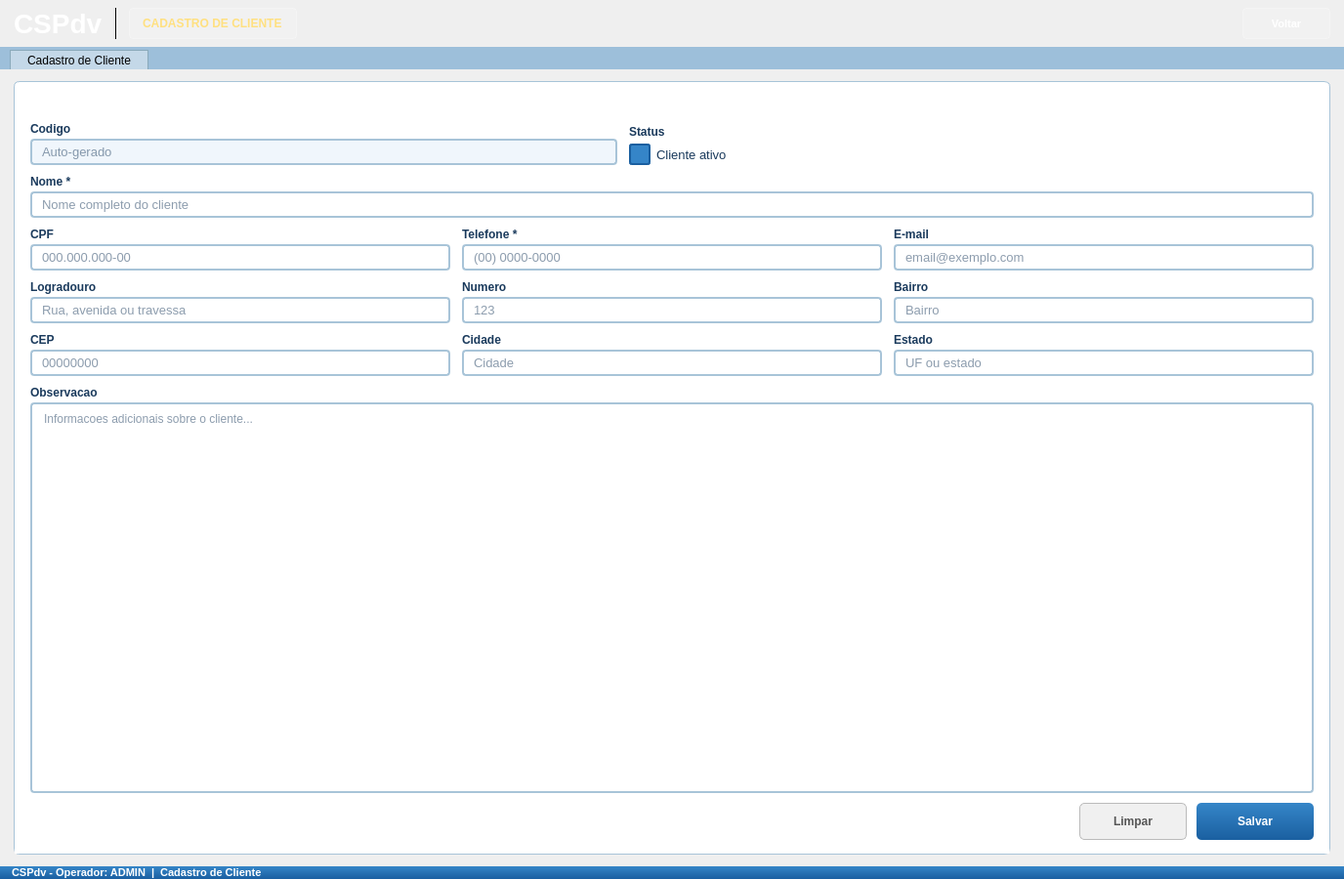
<?xml version="1.0" encoding="UTF-8"?>
<ui version="4.0">
 <class>CadastroCliente</class>
 <widget class="QWidget" name="CadastroCliente">
  <property name="geometry">
   <rect>
    <x>0</x>
    <y>0</y>
    <width>1376</width>
    <height>900</height>
   </rect>
  </property>
  <property name="windowTitle">
   <string>CSPdv - Cadastro de Cliente</string>
  </property>
  <property name="styleSheet">
   <string notr="true">QWidget { font-family: Arial; }</string>
  </property>
  <layout class="QVBoxLayout" name="mainVLayout">
   <property name="spacing">
    <number>0</number>
   </property>
   <property name="leftMargin">
    <number>0</number>
   </property>
   <property name="topMargin">
    <number>0</number>
   </property>
   <property name="rightMargin">
    <number>0</number>
   </property>
   <property name="bottomMargin">
    <number>0</number>
   </property>
   <item>
    <widget class="QFrame" name="frameHeader">
     <property name="styleSheet">
      <string notr="true">
       QFrame#frameHeader {
        background: qlineargradient(x1:0, y1:0, x2:0, y2:1,
         stop:0 #3585c8, stop:1 #1a5fa0);
       }
      </string>
     </property>
     <layout class="QHBoxLayout" name="headerHLayout">
      <property name="spacing">
       <number>12</number>
      </property>
      <property name="leftMargin">
       <number>14</number>
      </property>
      <property name="topMargin">
       <number>8</number>
      </property>
      <property name="rightMargin">
       <number>14</number>
      </property>
      <property name="bottomMargin">
       <number>8</number>
      </property>
      <item>
       <widget class="QLabel" name="lblLogo">
        <property name="styleSheet">
         <string notr="true">color: white; font-size: 28px; font-weight: bold;</string>
        </property>
        <property name="text">
           <string>CSPdv</string>
        </property>
       </widget>
      </item>
      <item>
       <widget class="QFrame" name="frameSepHeader">
        <property name="styleSheet">
         <string notr="true">background-color: rgba(255,255,255,80);</string>
        </property>
        <property name="frameShape">
         <enum>QFrame::VLine</enum>
        </property>
       </widget>
      </item>
      <item>
       <widget class="QLabel" name="lblBadge">
        <property name="styleSheet">
         <string notr="true">
          QLabel {
           background-color: rgba(255,255,255,30);
           color: #ffe080;
           font-size: 12px;
           font-weight: bold;
           border: 1px solid rgba(255,255,255,60);
           border-radius: 4px;
           padding: 3px 10px;
          }
         </string>
        </property>
        <property name="text">
         <string>CADASTRO DE CLIENTE</string>
        </property>
       </widget>
      </item>
      <item>
       <spacer name="headerSpacer">
        <property name="orientation">
         <enum>Qt::Horizontal</enum>
        </property>
        <property name="sizeHint" stdset="0">
         <size>
          <width>40</width>
          <height>10</height>
         </size>
        </property>
       </spacer>
      </item>
      <item>
       <widget class="QPushButton" name="btnVoltar">
        <property name="minimumSize">
         <size>
          <width>90</width>
          <height>32</height>
         </size>
        </property>
        <property name="styleSheet">
         <string notr="true">
          QPushButton {
           background-color: rgba(255,255,255,25);
           color: white;
           font-size: 11px;
           font-weight: bold;
           border: 1px solid rgba(255,255,255,60);
           border-radius: 4px;
           padding: 4px 12px;
          }
          QPushButton:hover  { background-color: rgba(255,255,255,40); }
          QPushButton:pressed{ background-color: rgba(255,255,255,15); }
         </string>
        </property>
        <property name="text">
         <string>Voltar</string>
        </property>
       </widget>
      </item>
     </layout>
    </widget>
   </item>
   <item>
    <widget class="QFrame" name="frameTabBar">
     <property name="styleSheet">
      <string notr="true">QFrame#frameTabBar { background-color: #9dbfda; }</string>
     </property>
     <layout class="QHBoxLayout" name="tabHLayout">
      <property name="leftMargin">
       <number>10</number>
      </property>
      <property name="topMargin">
       <number>3</number>
      </property>
      <property name="rightMargin">
       <number>0</number>
      </property>
      <property name="bottomMargin">
       <number>0</number>
      </property>
      <item>
       <widget class="QLabel" name="lblTabCadCliente">
        <property name="styleSheet">
         <string notr="true">
          QLabel {
           background-color: #c4d8e8;
           border: 1px solid #8aaabb;
           border-bottom: none;
           padding: 1px 14px;
           font-size: 12px;
          }
         </string>
        </property>
        <property name="text">
         <string>Cadastro de Cliente</string>
        </property>
       </widget>
      </item>
      <item>
       <spacer name="horizontalSpacer">
        <property name="orientation">
         <enum>Qt::Horizontal</enum>
        </property>
        <property name="sizeHint" stdset="0">
         <size>
          <width>40</width>
          <height>20</height>
         </size>
        </property>
       </spacer>
      </item>
     </layout>
    </widget>
   </item>
   <item>
    <layout class="QHBoxLayout" name="conteudoHLayout">
     <property name="spacing">
      <number>12</number>
     </property>
     <property name="leftMargin">
      <number>14</number>
     </property>
     <property name="topMargin">
      <number>12</number>
     </property>
     <property name="rightMargin">
      <number>14</number>
     </property>
     <property name="bottomMargin">
      <number>12</number>
     </property>
     <item>
      <widget class="QFrame" name="frameFormulario">
       <property name="styleSheet">
        <string notr="true">
          QFrame#frameFormulario {
           background-color: #ffffff;
           border: 1px solid #a8c4d8;
           border-radius: 6px;
          }
         </string>
       </property>
       <layout class="QVBoxLayout" name="formularioVLayout">
        <property name="spacing">
         <number>0</number>
        </property>
        <property name="leftMargin">
         <number>0</number>
        </property>
        <property name="topMargin">
         <number>0</number>
        </property>
        <property name="rightMargin">
         <number>0</number>
        </property>
        <property name="bottomMargin">
         <number>0</number>
        </property>
        <item>
         <widget class="QLabel" name="lblFormTitle">
          <property name="styleSheet">
           <string notr="true">
             QLabel {
              background: qlineargradient(x1:0, y1:0, x2:0, y2:1,
               stop:0 #3585c8, stop:1 #1a5fa0);
              color: white;
              font-size: 13px;
              font-weight: bold;
              padding: 6px 14px;
              border-top-left-radius: 6px;
              border-top-right-radius: 6px;
             }
            </string>
          </property>
          <property name="text">
           <string>Dados do Cliente</string>
          </property>
         </widget>
        </item>
        <item>
         <widget class="QFrame" name="frameCampos">
          <property name="styleSheet">
           <string notr="true">QFrame#frameCampos { background-color: #ffffff; }</string>
          </property>
          <layout class="QVBoxLayout" name="camposVLayout">
           <property name="spacing">
            <number>10</number>
           </property>
           <property name="leftMargin">
            <number>16</number>
           </property>
           <property name="topMargin">
            <number>14</number>
           </property>
           <property name="rightMargin">
            <number>16</number>
           </property>
           <property name="bottomMargin">
            <number>14</number>
           </property>
           <item>
            <layout class="QHBoxLayout" name="row0HLayout">
             <property name="spacing">
              <number>12</number>
             </property>
             <item>
              <layout class="QVBoxLayout" name="colCodigoVLayout">
               <property name="spacing">
                <number>3</number>
               </property>
               <item>
                <widget class="QLabel" name="lblCodigo">
                 <property name="styleSheet">
                  <string notr="true">font-size:12px; font-weight:bold; color:#1a3a5c;</string>
                 </property>
                 <property name="text">
                  <string>Codigo</string>
                 </property>
                </widget>
               </item>
               <item>
                <widget class="QLineEdit" name="lineEditCodigo">
                 <property name="styleSheet">
                  <string notr="true">QLineEdit{background-color:#f0f6fc;border:2px solid #a8c4d8;border-radius:4px;font-size:13px;color:#1a3a5c;padding:3px 8px;}QLineEdit:focus{border-color:#3585c8;background-color:#ffffff;}</string>
                 </property>
                 <property name="readOnly">
                  <bool>true</bool>
                 </property>
                 <property name="placeholderText">
                  <string>Auto-gerado</string>
                 </property>
                </widget>
               </item>
              </layout>
             </item>
             <item>
              <layout class="QVBoxLayout" name="colStatusVLayout">
               <property name="spacing">
                <number>3</number>
               </property>
               <item>
                <widget class="QLabel" name="lblStatus">
                 <property name="styleSheet">
                  <string notr="true">font-size:12px; font-weight:bold; color:#1a3a5c;</string>
                 </property>
                 <property name="text">
                  <string>Status</string>
                 </property>
                </widget>
               </item>
               <item>
                <widget class="QCheckBox" name="checkBoxAtivo">
                 <property name="styleSheet">
                  <string notr="true">QCheckBox{font-size:13px;color:#1a3a5c;spacing:6px;}QCheckBox::indicator{width:18px;height:18px;border:2px solid #a8c4d8;border-radius:3px;background:#ffffff;}QCheckBox::indicator:checked{background-color:#3585c8;border-color:#1a5fa0;}</string>
                 </property>
                 <property name="text">
                  <string>Cliente ativo</string>
                 </property>
                 <property name="checked">
                  <bool>true</bool>
                 </property>
                </widget>
               </item>
              </layout>
             </item>
             <item>
              <spacer name="row0Spacer">
               <property name="orientation">
                <enum>Qt::Horizontal</enum>
               </property>
               <property name="sizeHint" stdset="0">
                <size>
                 <width>40</width>
                 <height>20</height>
                </size>
               </property>
              </spacer>
             </item>
            </layout>
           </item>
           <item>
            <layout class="QVBoxLayout" name="colNomeVLayout">
             <property name="spacing">
              <number>3</number>
             </property>
             <item>
              <widget class="QLabel" name="lblNome">
               <property name="styleSheet">
                <string notr="true">font-size:12px; font-weight:bold; color:#1a3a5c;</string>
               </property>
               <property name="text">
                <string>Nome *</string>
               </property>
              </widget>
             </item>
             <item>
              <widget class="QLineEdit" name="lineEditNome">
               <property name="styleSheet">
                <string notr="true">QLineEdit{background-color:#ffffff;border:2px solid #a8c4d8;border-radius:4px;font-size:13px;color:#1a3a5c;padding:3px 8px;}QLineEdit:focus{border-color:#3585c8;}</string>
               </property>
               <property name="placeholderText">
                <string>Nome completo do cliente</string>
               </property>
              </widget>
             </item>
            </layout>
           </item>
           <item>
            <layout class="QHBoxLayout" name="row2HLayout">
             <property name="spacing">
              <number>12</number>
             </property>
             <item>
              <layout class="QVBoxLayout" name="colCpfVLayout">
               <property name="spacing">
                <number>3</number>
               </property>
               <item>
                <widget class="QLabel" name="lblCpf">
                 <property name="styleSheet">
                  <string notr="true">font-size:12px; font-weight:bold; color:#1a3a5c;</string>
                 </property>
                 <property name="text">
                  <string>CPF</string>
                 </property>
                </widget>
               </item>
               <item>
                <widget class="QLineEdit" name="lineEditCpf">
                 <property name="styleSheet">
                  <string notr="true">QLineEdit{background-color:#ffffff;border:2px solid #a8c4d8;border-radius:4px;font-size:13px;color:#1a3a5c;padding:3px 8px;}QLineEdit:focus{border-color:#3585c8;}</string>
                 </property>
                 <property name="placeholderText">
                  <string>000.000.000-00</string>
                 </property>
                </widget>
               </item>
              </layout>
             </item>
             <item>
              <layout class="QVBoxLayout" name="colTelefoneVLayout">
               <property name="spacing">
                <number>3</number>
               </property>
               <item>
                <widget class="QLabel" name="lblTelefone">
                 <property name="styleSheet">
                  <string notr="true">font-size:12px; font-weight:bold; color:#1a3a5c;</string>
                 </property>
                 <property name="text">
                  <string>Telefone *</string>
                 </property>
                </widget>
               </item>
               <item>
                <widget class="QLineEdit" name="lineEditTelefone">
                 <property name="styleSheet">
                  <string notr="true">QLineEdit{background-color:#ffffff;border:2px solid #a8c4d8;border-radius:4px;font-size:13px;color:#1a3a5c;padding:3px 8px;}QLineEdit:focus{border-color:#3585c8;}</string>
                 </property>
                 <property name="placeholderText">
                  <string>(00) 0000-0000</string>
                 </property>
                </widget>
               </item>
              </layout>
             </item>
             <item>
              <layout class="QVBoxLayout" name="colEmailVLayout">
               <property name="spacing">
                <number>3</number>
               </property>
               <item>
                <widget class="QLabel" name="lblEmail">
                 <property name="styleSheet">
                  <string notr="true">font-size:12px; font-weight:bold; color:#1a3a5c;</string>
                 </property>
                 <property name="text">
                  <string>E-mail</string>
                 </property>
                </widget>
               </item>
               <item>
                <widget class="QLineEdit" name="lineEditEmail">
                 <property name="styleSheet">
                  <string notr="true">QLineEdit{background-color:#ffffff;border:2px solid #a8c4d8;border-radius:4px;font-size:13px;color:#1a3a5c;padding:3px 8px;}QLineEdit:focus{border-color:#3585c8;}</string>
                 </property>
                 <property name="placeholderText">
                  <string>email@exemplo.com</string>
                 </property>
                </widget>
               </item>
              </layout>
             </item>
            </layout>
           </item>
           <item>
            <layout class="QHBoxLayout" name="row3HLayout">
             <property name="spacing">
              <number>12</number>
             </property>
             <item>
              <layout class="QVBoxLayout" name="colLogradouroVLayout">
               <property name="spacing">
                <number>3</number>
               </property>
               <item>
                <widget class="QLabel" name="lblLogradouro">
                 <property name="styleSheet">
                  <string notr="true">font-size:12px; font-weight:bold; color:#1a3a5c;</string>
                 </property>
                 <property name="text">
                  <string>Logradouro</string>
                 </property>
                </widget>
               </item>
               <item>
                <widget class="QLineEdit" name="lineEditLogradouro">
                 <property name="styleSheet">
                  <string notr="true">QLineEdit{background-color:#ffffff;border:2px solid #a8c4d8;border-radius:4px;font-size:13px;color:#1a3a5c;padding:3px 8px;}QLineEdit:focus{border-color:#3585c8;}</string>
                 </property>
                 <property name="placeholderText">
                  <string>Rua, avenida ou travessa</string>
                 </property>
                </widget>
               </item>
              </layout>
             </item>
             <item>
              <layout class="QVBoxLayout" name="colNumeroVLayout">
               <property name="spacing">
                <number>3</number>
               </property>
               <item>
                <widget class="QLabel" name="lblNumero">
                 <property name="styleSheet">
                  <string notr="true">font-size:12px; font-weight:bold; color:#1a3a5c;</string>
                 </property>
                 <property name="text">
                  <string>Numero</string>
                 </property>
                </widget>
               </item>
               <item>
                <widget class="QLineEdit" name="lineEditNumero">
                 <property name="styleSheet">
                  <string notr="true">QLineEdit{background-color:#ffffff;border:2px solid #a8c4d8;border-radius:4px;font-size:13px;color:#1a3a5c;padding:3px 8px;}QLineEdit:focus{border-color:#3585c8;}</string>
                 </property>
                 <property name="placeholderText">
                  <string>123</string>
                 </property>
                </widget>
               </item>
              </layout>
             </item>
             <item>
              <layout class="QVBoxLayout" name="colBairroVLayout">
               <property name="spacing">
                <number>3</number>
               </property>
               <item>
                <widget class="QLabel" name="lblBairro">
                 <property name="styleSheet">
                  <string notr="true">font-size:12px; font-weight:bold; color:#1a3a5c;</string>
                 </property>
                 <property name="text">
                  <string>Bairro</string>
                 </property>
                </widget>
               </item>
               <item>
                <widget class="QLineEdit" name="lineEditBairro">
                 <property name="styleSheet">
                  <string notr="true">QLineEdit{background-color:#ffffff;border:2px solid #a8c4d8;border-radius:4px;font-size:13px;color:#1a3a5c;padding:3px 8px;}QLineEdit:focus{border-color:#3585c8;}</string>
                 </property>
                 <property name="placeholderText">
                  <string>Bairro</string>
                 </property>
                </widget>
               </item>
              </layout>
             </item>
            </layout>
           </item>
           <item>
            <layout class="QHBoxLayout" name="row4HLayout">
             <property name="spacing">
              <number>12</number>
             </property>
             <item>
              <layout class="QVBoxLayout" name="colCepVLayout">
               <property name="spacing">
                <number>3</number>
               </property>
               <item>
                <widget class="QLabel" name="lblCep">
                 <property name="styleSheet">
                  <string notr="true">font-size:12px; font-weight:bold; color:#1a3a5c;</string>
                 </property>
                 <property name="text">
                  <string>CEP</string>
                 </property>
                </widget>
               </item>
               <item>
                <widget class="QLineEdit" name="lineEditCep">
                 <property name="styleSheet">
                  <string notr="true">QLineEdit{background-color:#ffffff;border:2px solid #a8c4d8;border-radius:4px;font-size:13px;color:#1a3a5c;padding:3px 8px;}QLineEdit:focus{border-color:#3585c8;}</string>
                 </property>
                 <property name="maxLength">
                  <number>8</number>
                 </property>
                 <property name="placeholderText">
                  <string>00000000</string>
                 </property>
                </widget>
               </item>
              </layout>
             </item>
             <item>
              <layout class="QVBoxLayout" name="colCidadeVLayout">
               <property name="spacing">
                <number>3</number>
               </property>
               <item>
                <widget class="QLabel" name="lblCidade">
                 <property name="styleSheet">
                  <string notr="true">font-size:12px; font-weight:bold; color:#1a3a5c;</string>
                 </property>
                 <property name="text">
                  <string>Cidade</string>
                 </property>
                </widget>
               </item>
               <item>
                <widget class="QLineEdit" name="lineEditCidade">
                 <property name="styleSheet">
                  <string notr="true">QLineEdit{background-color:#ffffff;border:2px solid #a8c4d8;border-radius:4px;font-size:13px;color:#1a3a5c;padding:3px 8px;}QLineEdit:focus{border-color:#3585c8;}</string>
                 </property>
                 <property name="placeholderText">
                  <string>Cidade</string>
                 </property>
                </widget>
               </item>
              </layout>
             </item>
             <item>
              <layout class="QVBoxLayout" name="colEstadoVLayout">
               <property name="spacing">
                <number>3</number>
               </property>
               <item>
                <widget class="QLabel" name="lblEstado">
                 <property name="styleSheet">
                  <string notr="true">font-size:12px; font-weight:bold; color:#1a3a5c;</string>
                 </property>
                 <property name="text">
                  <string>Estado</string>
                 </property>
                </widget>
               </item>
               <item>
                <widget class="QLineEdit" name="lineEditEstado">
                 <property name="styleSheet">
                  <string notr="true">QLineEdit{background-color:#ffffff;border:2px solid #a8c4d8;border-radius:4px;font-size:13px;color:#1a3a5c;padding:3px 8px;}QLineEdit:focus{border-color:#3585c8;}</string>
                 </property>
                 <property name="placeholderText">
                  <string>UF ou estado</string>
                 </property>
                </widget>
               </item>
              </layout>
             </item>
            </layout>
           </item>
           <item>
            <layout class="QVBoxLayout" name="colObsVLayout">
             <property name="spacing">
              <number>3</number>
             </property>
             <item>
              <widget class="QLabel" name="lblObservacao">
               <property name="styleSheet">
                <string notr="true">font-size:12px; font-weight:bold; color:#1a3a5c;</string>
               </property>
               <property name="text">
                <string>Observacao</string>
               </property>
              </widget>
             </item>
             <item>
              <widget class="QPlainTextEdit" name="plainTextObservacao">
               <property name="styleSheet">
                <string notr="true">QPlainTextEdit{background-color:#ffffff;border:2px solid #a8c4d8;border-radius:4px;font-size:12px;color:#1a3a5c;padding:4px 8px;}QPlainTextEdit:focus{border-color:#3585c8;}</string>
               </property>
               <property name="placeholderText">
                <string>Informacoes adicionais sobre o cliente...</string>
               </property>
              </widget>
             </item>
            </layout>
           </item>
           <item>
            <layout class="QHBoxLayout" name="botoesHLayout">
             <property name="spacing">
              <number>10</number>
             </property>
             <item>
              <spacer name="btnSpacer">
               <property name="orientation">
                <enum>Qt::Horizontal</enum>
               </property>
               <property name="sizeHint" stdset="0">
                <size>
                 <width>40</width>
                 <height>10</height>
                </size>
               </property>
              </spacer>
             </item>
             <item>
              <widget class="QPushButton" name="btnLimpar">
               <property name="minimumSize">
                <size>
                 <width>110</width>
                 <height>38</height>
                </size>
               </property>
               <property name="styleSheet">
                <string notr="true">QPushButton{background-color:#f0f0f0;color:#555555;font-size:12px;font-weight:bold;border:1px solid #bbbbbb;border-radius:5px;padding:5px 14px;}QPushButton:hover{background-color:#e0e0e0;}QPushButton:pressed{background-color:#cccccc;}</string>
               </property>
               <property name="text">
                <string>Limpar</string>
               </property>
              </widget>
             </item>
             <item>
              <widget class="QPushButton" name="btnSalvar">
               <property name="minimumSize">
                <size>
                 <width>120</width>
                 <height>38</height>
                </size>
               </property>
               <property name="styleSheet">
                <string notr="true">QPushButton{background:qlineargradient(x1:0,y1:0,x2:0,y2:1,stop:0 #3585c8,stop:1 #1a5fa0);color:white;font-size:12px;font-weight:bold;border:none;border-radius:5px;padding:5px 14px;}QPushButton:hover{background:#2a74b8;}QPushButton:pressed{background:#1a5fa0;}</string>
               </property>
               <property name="text">
                <string>Salvar</string>
               </property>
               <property name="shortcut">
                <string>Return</string>
               </property>
              </widget>
             </item>
            </layout>
           </item>
          </layout>
         </widget>
        </item>
       </layout>
      </widget>
     </item>
    </layout>
   </item>
   <item>
    <widget class="QFrame" name="frameStatusBar">
     <property name="styleSheet">
      <string notr="true">QFrame#frameStatusBar {background: qlineargradient(x1:0, y1:0, x2:0, y2:1,stop:0 #3585c8, stop:1 #1a5fa0);}</string>
     </property>
     <layout class="QHBoxLayout" name="statusHLayout">
      <property name="leftMargin">
       <number>12</number>
      </property>
      <property name="topMargin">
       <number>0</number>
      </property>
      <property name="rightMargin">
       <number>12</number>
      </property>
      <property name="bottomMargin">
       <number>0</number>
      </property>
      <item>
       <widget class="QLabel" name="lblStatusBar">
        <property name="styleSheet">
         <string notr="true">color: white; font-size: 11px; font-weight: bold;</string>
        </property>
        <property name="text">
          <string>CSPdv - Operador: ADMIN  |  Cadastro de Cliente</string>
        </property>
       </widget>
      </item>
      <item>
       <spacer name="statusSpacer">
        <property name="orientation">
         <enum>Qt::Horizontal</enum>
        </property>
        <property name="sizeHint" stdset="0">
         <size>
          <width>40</width>
          <height>10</height>
         </size>
        </property>
       </spacer>
      </item>
     </layout>
    </widget>
   </item>
  </layout>
 </widget>
 <resources/>
 <connections/>
</ui>
